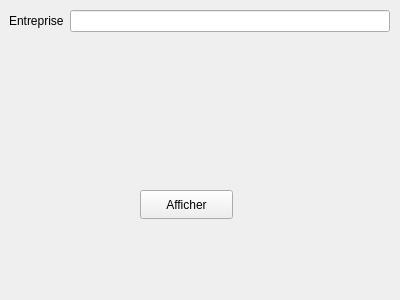
<?xml version="1.0" encoding="UTF-8"?>
<ui version="4.0">
 <class>chercherE</class>
 <widget class="QWidget" name="chercherE">
  <property name="geometry">
   <rect>
    <x>0</x>
    <y>0</y>
    <width>400</width>
    <height>300</height>
   </rect>
  </property>
  <property name="windowTitle">
   <string>Form</string>
  </property>
  <widget class="QWidget" name="formLayoutWidget">
   <property name="geometry">
    <rect>
     <x>9</x>
     <y>10</y>
     <width>381</width>
     <height>80</height>
    </rect>
   </property>
   <layout class="QFormLayout" name="formLayout">
    <item row="0" column="0">
     <widget class="QLabel" name="label">
      <property name="text">
       <string>Entreprise</string>
      </property>
     </widget>
    </item>
    <item row="0" column="1">
     <widget class="QLineEdit" name="lineEdit"/>
    </item>
   </layout>
  </widget>
  <widget class="QPushButton" name="pushButton">
   <property name="geometry">
    <rect>
     <x>140</x>
     <y>190</y>
     <width>93</width>
     <height>29</height>
    </rect>
   </property>
   <property name="text">
    <string>Afficher</string>
   </property>
  </widget>
 </widget>
 <resources/>
 <connections/>
</ui>
